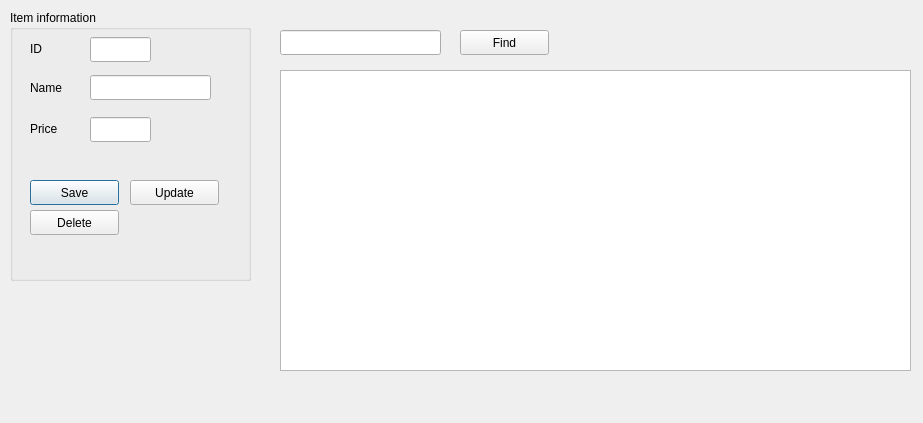
<?xml version="1.0" encoding="UTF-8"?>
<ui version="4.0">
 <class>Goods</class>
 <widget class="QDialog" name="Goods">
  <property name="geometry">
   <rect>
    <x>0</x>
    <y>0</y>
    <width>923</width>
    <height>423</height>
   </rect>
  </property>
  <property name="windowTitle">
   <string>Dialog</string>
  </property>
  <widget class="QGroupBox" name="groupBox">
   <property name="geometry">
    <rect>
     <x>10</x>
     <y>10</y>
     <width>241</width>
     <height>271</height>
    </rect>
   </property>
   <property name="title">
    <string>Item information</string>
   </property>
   <widget class="QLabel" name="label">
    <property name="geometry">
     <rect>
      <x>20</x>
      <y>69</y>
      <width>67</width>
      <height>17</height>
     </rect>
    </property>
    <property name="text">
     <string>Name</string>
    </property>
   </widget>
   <widget class="QLabel" name="label_2">
    <property name="geometry">
     <rect>
      <x>20</x>
      <y>110</y>
      <width>67</width>
      <height>17</height>
     </rect>
    </property>
    <property name="text">
     <string>Price</string>
    </property>
   </widget>
   <widget class="QLineEdit" name="lineEdit_goodName">
    <property name="geometry">
     <rect>
      <x>80</x>
      <y>65</y>
      <width>121</width>
      <height>25</height>
     </rect>
    </property>
   </widget>
   <widget class="QLineEdit" name="lineEdit_goodPrice">
    <property name="geometry">
     <rect>
      <x>80</x>
      <y>107</y>
      <width>61</width>
      <height>25</height>
     </rect>
    </property>
   </widget>
   <widget class="QPushButton" name="saveButton">
    <property name="geometry">
     <rect>
      <x>20</x>
      <y>170</y>
      <width>89</width>
      <height>25</height>
     </rect>
    </property>
    <property name="text">
     <string>Save</string>
    </property>
   </widget>
   <widget class="QLabel" name="label_sec_status">
    <property name="geometry">
     <rect>
      <x>6</x>
      <y>238</y>
      <width>231</width>
      <height>31</height>
     </rect>
    </property>
    <property name="text">
     <string/>
    </property>
   </widget>
   <widget class="QPushButton" name="updateButton">
    <property name="geometry">
     <rect>
      <x>120</x>
      <y>170</y>
      <width>89</width>
      <height>25</height>
     </rect>
    </property>
    <property name="text">
     <string>Update</string>
    </property>
   </widget>
   <widget class="QPushButton" name="deleteButton">
    <property name="geometry">
     <rect>
      <x>20</x>
      <y>200</y>
      <width>89</width>
      <height>25</height>
     </rect>
    </property>
    <property name="text">
     <string>Delete</string>
    </property>
   </widget>
   <widget class="QLineEdit" name="lineEdit_goodId">
    <property name="geometry">
     <rect>
      <x>80</x>
      <y>27</y>
      <width>61</width>
      <height>25</height>
     </rect>
    </property>
   </widget>
   <widget class="QLabel" name="label_3">
    <property name="geometry">
     <rect>
      <x>20</x>
      <y>30</y>
      <width>67</width>
      <height>17</height>
     </rect>
    </property>
    <property name="text">
     <string>ID</string>
    </property>
   </widget>
  </widget>
  <widget class="QTableView" name="goodsView">
   <property name="geometry">
    <rect>
     <x>280</x>
     <y>70</y>
     <width>631</width>
     <height>301</height>
    </rect>
   </property>
  </widget>
  <widget class="QLineEdit" name="lineEdit_find">
   <property name="geometry">
    <rect>
     <x>280</x>
     <y>30</y>
     <width>161</width>
     <height>25</height>
    </rect>
   </property>
  </widget>
  <widget class="QPushButton" name="findButton">
   <property name="geometry">
    <rect>
     <x>460</x>
     <y>30</y>
     <width>89</width>
     <height>25</height>
    </rect>
   </property>
   <property name="text">
    <string>Find</string>
   </property>
  </widget>
 </widget>
 <resources/>
 <connections/>
</ui>
